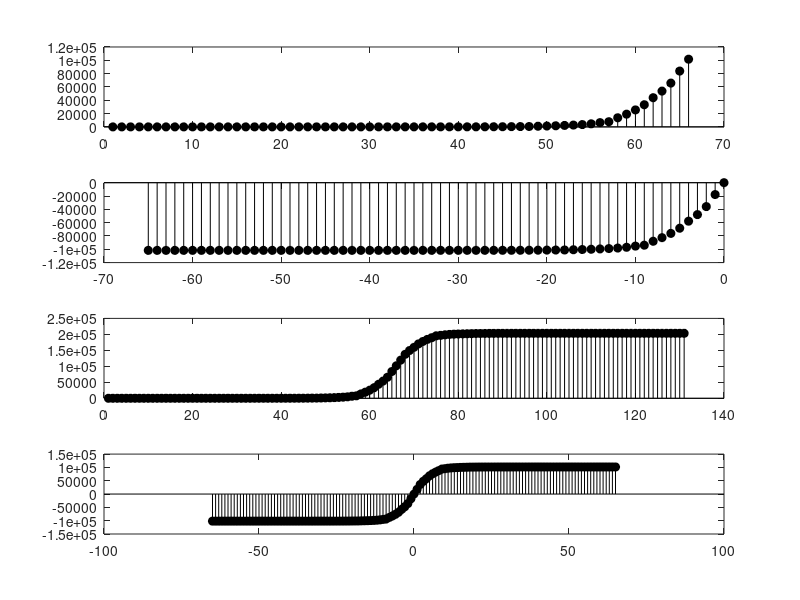

The MATLAB source for this figure:
clc, clear, close all;
N = 66;
orig_x = [1:N];
orig_y = [1, 1, 2, 2, 5, 5, 5, 5, 5, 7, 8, 8, 11, 11, 11, 11, 11, 11, 11, 11, 12, 12, 13, 13, 13, 13, 13, 13, 13, 13, 15, 15, 15, 51, 51, 57, 58, 60, 68, 74, 98, 118, 149, 217, 262, 402, 518, 583, 959, 1281, 1663, 2179, 2727, 3499, 4632, 6421, 7783, 13677, 19100, 25489, 33276, 43847, 53740, 65778, 83836, 101657];

% Shift to center
orig_x__ = orig_x - orig_x(N);
orig_y__ = orig_y - orig_y(N);


mirrored_x = [1:2*N-1];
mirrored_y = [1, 1, 2, 2, 5, 5, 5, 5, 5, 7, 8, 8, 11, 11, 11, 11, 11, 11, 11, 11, 12, 12, 13, 13, 13, 13, 13, 13, 13, 13, 15, 15, 15, 51, 51, 57, 58, 60, 68, 74, 98, 118, 149, 217, 262, 402, 518, 583, 959, 1281, 1663, 2179, 2727, 3499, 4632, 6421, 7783, 13677, 19100, 25489, 33276, 43847, 53740, 65778, 83836, 101657, 119478, 137536, 149574, 159467, 170038, 177825, 184214, 189637, 195531, 196893, 198682, 199815, 200587, 201135, 201651, 202033, 202355, 202731, 202796, 202912, 203052, 203097, 203165, 203196, 203216, 203240, 203246, 203254, 203256, 203257, 203263, 203263, 203299, 203299,...
            203299, 203301, 203301, 203301, 203301, 203301, 203301, 203301, 203301, 203302, 203302, 203303, 203303, 203303, 203303, 203303, 203303, 203303,203303, 203306,203306, 203307,203309, 203309,203309, 203309,203309, 203312,203312, 203313,203313];

mirrored_x__ = mirrored_x - mirrored_x(66);
mirrored_y__ = mirrored_y - mirrored_y(66);

figure, 
subplot(4,1,1); stem(orig_x, orig_y, 'k', 'fill');
subplot(4,1,2); stem(orig_x__, orig_y__, 'k', 'fill');
subplot(4,1,3), stem(mirrored_x, mirrored_y, 'k', 'fill'); 
subplot(4,1,4), stem(mirrored_x__, mirrored_y__, 'k', 'fill'); 